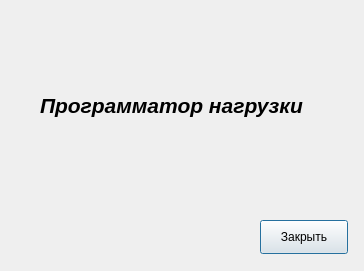
<?xml version="1.0" encoding="UTF-8"?>
<ui version="4.0">
 <class>aboutLesson</class>
 <widget class="QDialog" name="aboutLesson">
  <property name="geometry">
   <rect>
    <x>0</x>
    <y>0</y>
    <width>364</width>
    <height>271</height>
   </rect>
  </property>
  <property name="windowTitle">
   <string>Dialog</string>
  </property>
  <widget class="QPushButton" name="pushButton">
   <property name="geometry">
    <rect>
     <x>260</x>
     <y>220</y>
     <width>88</width>
     <height>34</height>
    </rect>
   </property>
   <property name="text">
    <string>Закрыть</string>
   </property>
  </widget>
  <widget class="QLabel" name="label">
   <property name="geometry">
    <rect>
     <x>40</x>
     <y>70</y>
     <width>321</width>
     <height>71</height>
    </rect>
   </property>
   <property name="font">
    <font>
     <pointsize>16</pointsize>
     <italic>true</italic>
     <bold>true</bold>
    </font>
   </property>
   <property name="text">
    <string>Программатор нагрузки</string>
   </property>
   <property name="textFormat">
    <enum>Qt::TextFormat::MarkdownText</enum>
   </property>
  </widget>
 </widget>
 <resources/>
 <connections/>
</ui>
